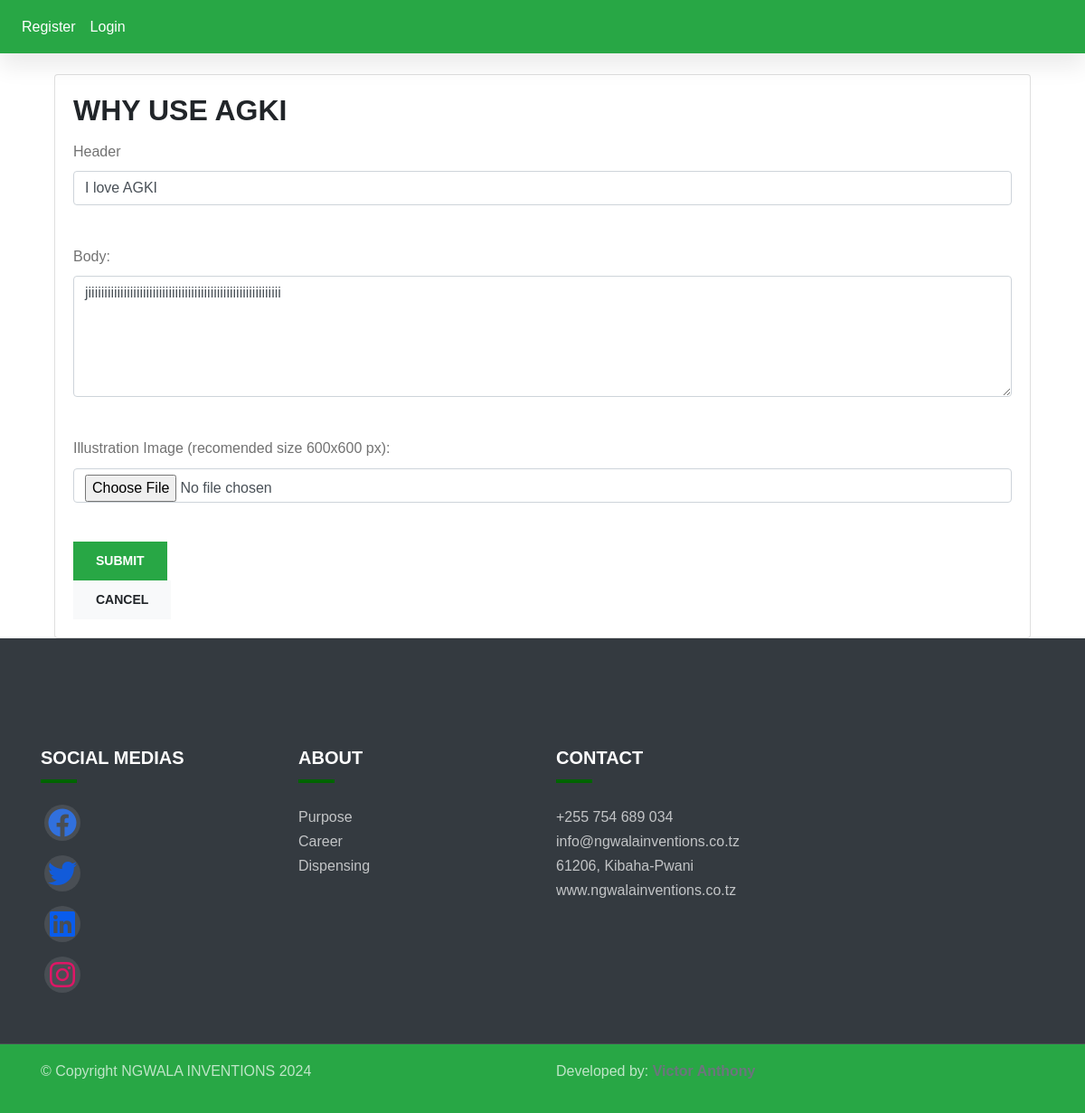
Screenshot of /whyuseagkiedit/4/ with the database file from the repository.
### db/models.py (models this page shows, shortened)
class WhyUseAgki(models.Model):
    header = models.CharField(max_length=50)
    body = models.CharField(max_length=500)
    image = models.ImageField(upload_to ='media/',blank=True,null=True)

### db/views.py (the view)
# urls.py: path('whyuseagkiedit/<str:pk>/', views.whyuseagkiedit,name='whyuseagkiedit'),
def whyuseagkiedit(request,pk):
    s = WhyUseAgki.objects.get(pk=pk)
    form = WhyUseAgkiForm(instance=s)
    if request.method=='POST':
        form = WhyUseAgkiForm(request.POST,request.FILES,instance=s)
        if form.is_valid():
            form.save()
            return redirect('index')
    context = {
            'form':form,
            's':s
         }
    return render(request,'whyuseagkiedit.html',context)

### db/forms.py
class WhyUseAgkiForm(forms.ModelForm):
    class Meta:
        model = WhyUseAgki
        fields = ['header','body','image']

### db/context_processors.py (called while the page is built)
def user_profile(request):
    if request.user.is_authenticated:
        try:
            user_profile = UserProfile.objects.get(user=request.user)
        except UserProfile.DoesNotExist:
            user_profile = None
    else:
        user_profile = None
    return {'user_profile': user_profile}

### db/templates/whyuseagkiedit.html (shortened to what this page needs)
{% extends 'base.html' %}
{% load static %}
{% block content %}
    <div class="container">
        <br>
      <div class="col-12 grid-margin stretch-card">
          <div class="card">
              <div class="card-body">
                  <h2 class="card-title">WHY USE AGKI </h2>
                  <form class="forms-sample" method='POST' enctype="multipart/form-data">
                    <div class="form-group">
                      <label for="name">Header</label>
                      <input type="text" class="form-control" name="header" value="{{s.header}}">
                    </div>
                    <br>
                      <div class="form-group">
                        <label for="gender">Body:</label>
                        <textarea class="form-control" name="body" rows="5">{{s.body}}</textarea>
                      </div>
                    <br>
                    <div class="form-group">
                        <label for="image">Illustration Image (recomended size 600x600 px):</label>
                        <input type="file" class="form-control" name="image" >
                        <br>
                      </div>
                    <button type="submit" class="btn btn-success mr-2">Submit</button>
                  </form>
                  <button class="btn btn-light" onclick="goBack()">Cancel</button>
              </div>
          </div>
      </div>
      </div>
{% endblock %}

### static/css/index.css (style rules this page uses)
:root { --c-dark: #212529; --c-brand: darkgreen; --c-brand-light: #4e8b57; --c-brand-rgb: 46, 139, 87; --c-body: #727272; --font-base: "ClashDisplay", sans-serif; --box-shadow: 0px 15px 25px rgba(0,0,0,0.08); --transition: all 0.5s ease; }
body { font-family: var(--font-base); line-height: 1.7; color: var(--c-body); }
h1, h2, h3,h4, h5, h6, .h1, .h2, .h3, .h4, .h5, .h6 { font-weight: 600; color: var(--c-dark); }
.btn { font-weight: 600; font-size: 14px; text-transform: uppercase; border-radius: 0; padding: 10px 24px; }

### rows the page displays
WhyUseAgki: header "I love AGKI", body "jiiiiiiiiiiiiiiiiiiiiiiiiiiiiiiiiiiiiiiiiiiiiiiiiiiiiiiiiiiii"
